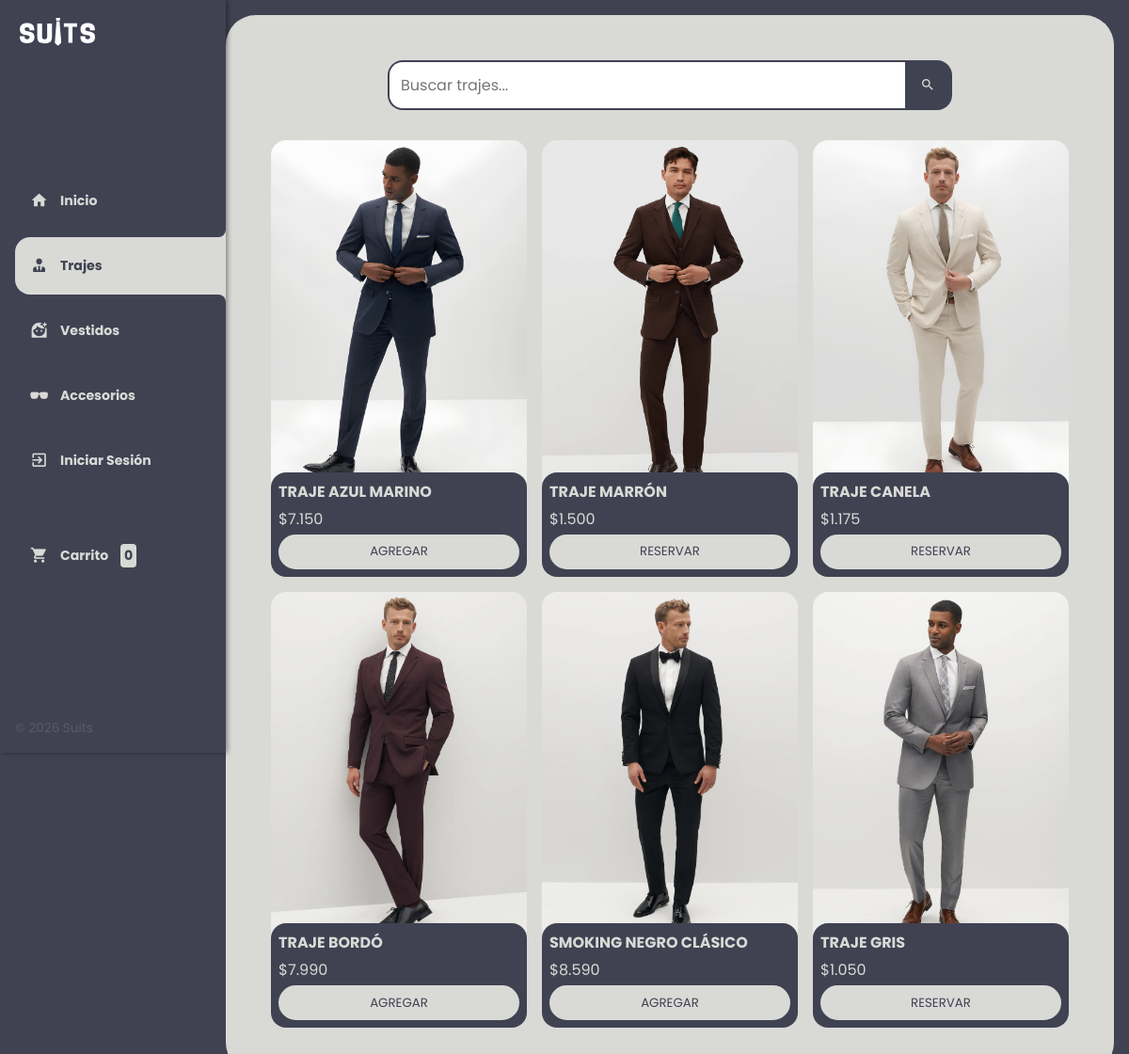
The page /trajes.php on the database its author committed.
### tables this page shows
CREATE TABLE producto (
    id_producto INT NOT NULL AUTO_INCREMENT,
    precio SMALLINT,
    nombre VARCHAR(50),
    talle VARCHAR(5),
    cantidad SMALLINT,
    descripcion VARCHAR(1000),
    imagen_url VARCHAR(255),
    estado_producto BOOLEAN,
    modalidad ENUM('Alquiler', 'Compra'),
    categoria ENUM('Trajes', 'Vestidos', 'Accesorios'),
    PRIMARY KEY (id_producto)
);

### persistencia/admin_bd.php (called while the page is built, shortened)
<?php
class AdminBD extends Conexion {
    public function listarProductosActivos() {
        $conexion = $this->Conectar();
        $sql = "SELECT * FROM producto WHERE estado_producto = 1";
        $result = $conexion->query($sql);
        if ($result->num_rows > 0) {
            $listaProductos = array();
            while ($row = $result->fetch_assoc()) {
                $l = new Producto();
                $l->setIdProducto($row['id_producto']);
                $l->setNombre($row['nombre']);
                $l->setPrecio($row['precio']);
                $l->setTalle($row['talle']);
                $l->setCantidad($row['cantidad']);
                $l->setDescripcion($row['descripcion']);
                $l->setImagenUrl($row['imagen_url']);
                $l->setEstadoProducto($row['estado_producto']);
                $l->setModalidadProducto($row['modalidad']);
                $l->setCategoriaProducto($row['categoria']);
                $listaProductos[] = $l;
            }
            return $listaProductos;
        } else {
            return null;
        }
    }
}

### logica/admin.php (called while the page is built, shortened)
<?php
include_once "persistencia/admin_bd.php";
include_once "persona.php";
include_once "producto.php";
class Admin extends Persona {
    public function listarProductoActivo() {
        $l = new AdminBD();
        return $l->listarProductosActivos();
    }
}

### logica/producto.php (called while the page is built, shortened)
<?php
class Producto {
    private $id_producto, $nombre, $precio, $talle, $cantidad, $descripcion, $imagen_url, $estado_producto, $modalidad_producto, $categoria_producto;
    public function getIdProducto() {
        return $this->id_producto;
    }
    public function setIdProducto($id_producto) {
        $this->id_producto = $id_producto;
    }
    public function getNombre() {
        return $this->nombre;
    }
    public function setNombre($nombre) {
        $this->nombre = $nombre;
    }
    public function getPrecio() {
        return $this->precio;
    }
    public function setPrecio($precio) {
        $this->precio = $precio;
    }
    public function getCantidad() {
        return $this->cantidad;
    }
    public function setCantidad($cantidad) {
        $this->cantidad = $cantidad;
    }
    public function getImagenUrl() {
        return $this->imagen_url;
    }
    public function setImagenUrl($imagen_url) {
        $this->imagen_url = $imagen_url;
    }
    public function getModalidadProducto() {
        return $this->modalidad_producto;
    }
    public function setModalidadProducto($modalidad_producto) {
        $this->modalidad_producto = $modalidad_producto;
    }
    public function getCategoriaProducto() {
        return $this->categoria_producto;
    }
    public function setCategoriaProducto($categoria_producto) {
        $this->categoria_producto = $categoria_producto;
    }
}

### trajes.php (the view, shortened to what this page needs)
<?php
include_once "logica/admin.php";
?>
<!DOCTYPE html>
<html lang="es">
<head>
    <link href="https://cdn.jsdelivr.net/npm/@mdi/font@7.4.47/css/materialdesignicons.min.css" rel="stylesheet">
    <link rel="stylesheet" href="assets/css/home.css">
</head>
<body>
    <div class="wrapper">
        <?php include 'sidebar.php'; ?>
        <main>
            <div class="buscador">
                <form action="" method="post" style="display: flex; width: 100%;">
                    <input type="search" name="buscar" placeholder="Buscar trajes...">
                    <button type="submit"><span class="mdi mdi-magnify"></span></button>
                </form>
            </div>
            <div id="contenedor-productos" class="contenedor-productos">
                <?php
                $admin = new Admin();
                $listaProductos = $admin->listarProductoActivo();
                $busqueda = isset($_POST['buscar']) ? trim($_POST['buscar']) : '';
                if ($listaProductos != null && count($listaProductos) > 0) {
                    $productosFiltrados = array_filter($listaProductos, function ($producto) use ($busqueda) {
                        return $busqueda === '' || stripos($producto->getNombre(), $busqueda) !== false;
                    });
                    $productosTrajes = array_filter($productosFiltrados, function ($producto) {
                        return $producto->getCategoriaProducto() === 'Trajes';
                    });
                    $productosTrajes = array_filter($productosTrajes, function ($producto) {
                        return $producto->getCantidad() > 0;
                    });
                    if (count($productosTrajes) > 0) {
                        foreach ($productosTrajes as $producto) {
                            echo "<div class='producto'>
                                <a href='detalle_producto.php?id=" . $producto->getIdProducto() . "'>
                                    <img class='producto-imagen' src='assets/img/productos/" . $producto->getImagenUrl() . "' alt='" . htmlspecialchars($producto->getNombre()) . "'>
                                </a>
                                <div class='producto-detalles'>
                                    <h3 class='producto-titulo'>" . htmlspecialchars($producto->getNombre()) . "</h3>
                                    <p class='producto-precio'>$" . number_format($producto->getPrecio(), 0, ',', '.') . "</p>";
                            if ($producto->getModalidadProducto() === 'Compra') {
                                echo "<form method='post' action='carrito.php'>
                                        <input type='hidden' name='id_producto' value='" . $producto->getIdProducto() . "'>
                                        <input type='hidden' name='cantidad' value='1'>
                                        <button type='submit' class='producto-agregar'>Agregar</button>
                                    </form>";
                            } else {
                                echo "<form method='get' action='confirmar_reserva.php'>
                                        <input type='hidden' name='id_producto' value='" . $producto->getIdProducto() . "'>
                                        <input type='hidden' name='cantidad' value='1'>
                                        <button type='submit' class='producto-agregar'>Reservar</button>
                                    </form>";
                            }
                            echo "</div></div>";
                        }
                    } else {
                        echo "<p>No hay productos disponibles en la categoría de trajes.</p>";
                    }
                } else {
                    echo "<p>No hay productos disponibles en la categoría de trajes.</p>";
                }
                ?>
            </div>
        </main>
    </div>
</body>
</html>

### assets/css/home.css (style rules this page uses)
:root { --clr-main: #404252; --clr-main-light: #5c586e; --clr-white: #d9dad6; --clr-gray: #e2e2e2; --clr-red: #c40f0f; --clr-main-dark: #2a2c36; }
* { margin: 0; padding: 0; box-sizing: border-box; font-family: 'Poppins', sans-serif; }
h1, h2, h3, h4, h5, h6, p, a, input, textarea, ul { margin: 0; padding: 0; }
a { text-decoration: none; }
.wrapper { display: grid; grid-template-columns: 1fr 4fr; background-color: var(--clr-main); min-height: 100vh; }
main { flex: 1; }
main { background-color: var(--clr-white); margin: 1rem; margin-left: 0; border-radius: 2rem; padding: 3rem; }
.contenedor-productos { display: grid; grid-template-columns: repeat(3, 1fr); gap: 1rem; }
.producto { position: relative; overflow: hidden; width: 100%; height: auto; }
.producto-imagen { width: 100%; border-radius: 1rem; height: auto; object-fit: cover; cursor: pointer; transition: opacity 0.3s ease-in-out; }
.producto-detalles { background-color: var(--clr-main); color: var(--clr-white); padding: .5rem; border-radius: 1rem; margin-top: -2rem; position: relative; display: flex; flex-direction: column; gap: .25rem; z-index: 1; }
.producto-titulo { font-size: 1rem; text-transform: uppercase; }
.producto-agregar { border: 0; background-color: var(--clr-white); color: var(--clr-main); padding: .4rem; text-transform: uppercase; border-radius: 2rem; cursor: pointer; border: 2px solid var(--clr-white); transition: background-color .2s, color .2s; width: 100%; }
.buscador { display: flex; justify-content: flex-end; align-items: center; margin-bottom: 2rem; max-width: 600px; width: 100%; margin: 0 auto; }
.buscador input[type="search"] { flex: 1; padding: 0.75rem; border: 2px solid var(--clr-main); border-right: none; border-radius: 1rem 0 0 1rem; font-size: 1rem; color: var(--clr-main-dark); background-color: #fff; }
.buscador button { background-color: var(--clr-main); color: var(--clr-white); border: 2px solid var(--clr-main); border-left: none; border-radius: 0 1rem 1rem 0; padding: 0.75rem 1rem; font-size: 1rem; cursor: pointer; display: flex; align-items: center; justify-content: center; transition: background-color 0.3s ease; }
.buscador button .mdi { font-size: 1rem; }
#contenedor-productos { margin-top: 2rem; }

### rows shown on the page
producto: imagen_url (picture), nombre "TRAJE AZUL MARINO", precio "7.150"
producto: imagen_url (picture), nombre "TRAJE MARRÓN", precio "1.500"
producto: imagen_url (picture), nombre "TRAJE CANELA", precio "1.175"
producto: imagen_url (picture), nombre "TRAJE BORDÓ", precio "7.990"
producto: imagen_url (picture), nombre "SMOKING NEGRO CLÁSICO", precio "8.590"
producto: imagen_url (picture), nombre "TRAJE GRIS", precio "1.050"

### other values the page prints
$cantidad_productos_carrito "0"
